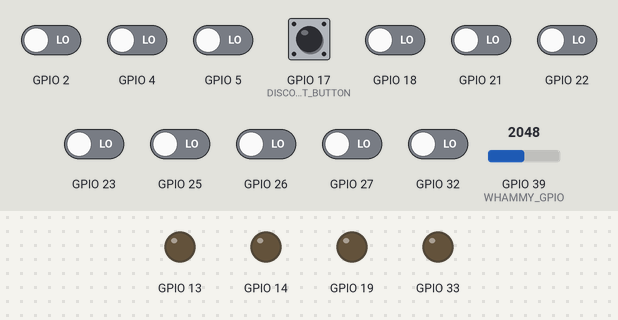
The program below on a simulated ESP32. Shown: output pins drawn as LEDs (lit = HIGH). The inputs (shaded band) are chosen by the test bench; at power-on: GPIO 2, GPIO 4, GPIO 5, GPIO 17 (DISCONNECT_BUTTON), GPIO 18, GPIO 21–23, GPIO 25–27, GPIO 32 LOW, GPIO 39 (WHAMMY_GPIO) = 2048 (analog values on the 0–4095 scale). Random numbers use the default seed unless the program sets one; EEPROM starts erased; USB keyboard and mouse output is not drawn.

Above: at 0.1 s.
At 0.9 s:
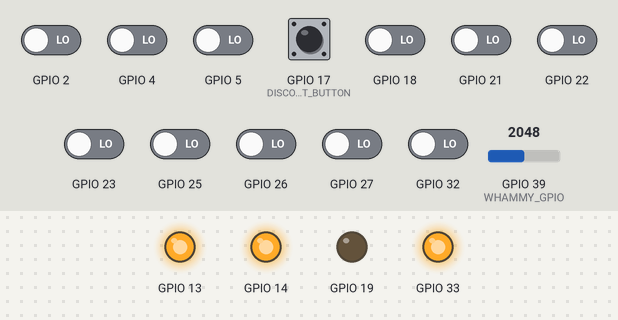
Timing chart, 0 to 2.4 s (numbered marks = the images above):
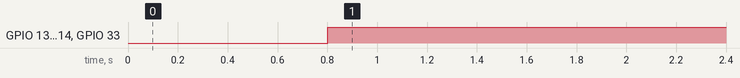

Measured:
- by itself, GPIO 13, GPIO 14, GPIO 33: LOW → HIGH at 0.80 s

The program:

main.cpp
```cpp
#include <Arduino.h>
#include <Preferences.h>
#include <BleGamepad.h>
#include <buttons.h>
#include <ButtonMonitor.hpp>

#define INPUT_TIMEOUT (5 * 60 * 1000)
#define BATTERY_REPORT_INTERVAL (5 * 1000)
#define BATTERY_MIN 2.4
#define BATTERY_MAX 3.2

unsigned long lastBatteryCheck = 0;
unsigned long powerPressedSince = 0;
unsigned long lastInput = 0;
unsigned char playerNumber = 1;

BleGamepad bleGamepad("GHLive Controller");
Preferences preferences;

String getSerial();
void watchPowerButton();
void shutdown();
void disconnect();
void flashLeds(uint16_t duration);
void tickInput();
void tickBattery();
bool tickButtons();

String getSerial()
{

  String serial;

  if (preferences.isKey("serial")) {
    serial = preferences.getString("serial");
  } else {
    static const char alphanum[] =
        "0123456789"
        "ABCDEFGHIJKLMNOPQRSTUVWXYZ"
        "abcdefghijklmnopqrstuvwxyz";

    for (int i = 0; i < 6; ++i) {
      serial += alphanum[random(strlen(alphanum) - 1)];
    }

    preferences.putString("serial", serial);
  }

  return "GHLiveController-" + serial;
}

bool tickButtons()
{
  bool changedState = false;

  for (auto button : BUTTON_MAP) {
    auto pressed = digitalRead(button.gpio);

    if (pressed && !bleGamepad.isPressed(button.gamepad)) {
      bleGamepad.press(button.gamepad);

      changedState = true;
    } else if (!pressed && bleGamepad.isPressed(button.gamepad)) {
      bleGamepad.release(button.gamepad);

      changedState = true;
    }
  }

  return changedState;
}

#ifdef BATTERY_GPIO
void tickBattery()
{
  unsigned long now = millis();

  if (lastBatteryCheck == 0 || lastBatteryCheck + BATTERY_REPORT_INTERVAL < now) {
    lastBatteryCheck = now;

    const float voltage = analogReadMilliVolts(BATTERY_GPIO) * (3.3 / 4095.0) * 2;
    const float percentage = ((voltage - BATTERY_MIN) / (BATTERY_MAX - BATTERY_MIN)) * 100;

    bleGamepad.setBatteryLevel(constrain(percentage, 0, 100));
  }
}
#endif

void tickInput()
{
  if (tickButtons() || lastInput == 0) {
    lastInput = millis();
  } else {
    const auto now = millis();
    if (now - lastInput > INPUT_TIMEOUT) {
      lastInput = 0;
      shutdown();
    }
  }

  bleGamepad.setAxes(analogRead(WHAMMY_GPIO), 0, 0, 0, 0, 0, 0, 0);
}

void flashLeds(uint16_t duration)
{
  const bool state = (millis() / duration) % 2;

  for (auto led : PLAYER_LEDS) {
    digitalWrite(led, state);
  }
}

void setPlayerIndicator(int player)
{
  auto index = 0;

  for (const auto pin : PLAYER_LEDS) {
    digitalWrite(pin, index != player);
    index++;
  }
}

void disconnect()
{
  for (char i = 0; i < 20; i++) {
    delay(100);
    for (auto led : PLAYER_LEDS) {
      digitalWrite(led, i % 2);
    }
  }

  bleGamepad.deleteAllBonds(true);
}

void shutdown()
{
  for (auto led : PLAYER_LEDS) {
    digitalWrite(led, LOW);
  }
  for (auto led : PLAYER_LEDS) {
    delay(300);
    digitalWrite(led, HIGH);
  }

  esp_deep_sleep_start();
}

void setup()
{
  preferences.begin("gamepad");

  for (auto button : BUTTON_MAP) {
    pinMode(button.gpio, INPUT_PULLDOWN);
  }

  for (auto pin : PLAYER_LEDS) {
    pinMode(pin, OUTPUT);
    digitalWrite(pin, LOW);
    delay(200);
  }

  pinMode(WHAMMY_GPIO, ANALOG);

#ifdef BATTERY_GPIO
  pinMode(BATTERY_GPIO, ANALOG);
#endif

  esp_sleep_enable_ext0_wakeup(POWER_BUTTON_GPIO, HIGH);

  analogReadResolution(12);

  auto *config = new BleGamepadConfiguration();

  config->setAutoReport(false);
  config->setButtonCount(20);
  config->setAxesMax(4096);
  config->setAxesMin(0);
  config->setWhichAxes(true, true, false, false, false, false, false, false);
  config->setSoftwareRevision((char *)"1");
  config->setSerialNumber(const_cast<char *>(getSerial().c_str()));

  bleGamepad.begin(config);

  playerNumber = preferences.getUChar("player");

  if (digitalRead(DISCONNECT_BUTTON)) {
    disconnect();
  }
}

void nextPlayer()
{
  playerNumber = (playerNumber + 1) / (sizeof(PLAYER_LEDS) / sizeof(gpio_num_t));

  preferences.putUChar("player", playerNumber);
}

ButtonMonitor monitoredButtons[] = {
    ButtonMonitor(POWER_BUTTON_GPIO, 2000, false, shutdown),
    ButtonMonitor(DISCONNECT_BUTTON, 1000, true, nextPlayer),
};

void loop()
{
  unsigned long ms = millis();

  for (auto button : monitoredButtons) {
    button.tick(ms);
  }

#ifdef BATTERY_GPIO
  tickBattery();
#endif

  tickInput();

  if (bleGamepad.isConnected()) {
    setPlayerIndicator(playerNumber);
  } else {
    flashLeds(400);
  }

  bleGamepad.sendReport();
}
```

ButtonMonitor.hpp
```cpp
#pragma once

#include <Arduino.h>

class ButtonMonitor
{
public:
  ButtonMonitor(
    int pin,
    unsigned long pressDuration = 2000,
    bool repeat = false,
    void (*onPress)() = nullptr,
    void (*onRelease)() = nullptr,
    uint8_t mode = INPUT_PULLDOWN
  );
  void tick(unsigned long ms);

private:
  int pin;
  unsigned long pressDuration;
  bool repeat;
  void (*onPress)();
  void (*onRelease)();
  unsigned long powerPressedSince;
  bool pressed = false;
};
```

buttons.h
```cpp
#include <Arduino.h>
#include <BleGamepad.h>

typedef struct
{
  uint8_t gamepad;
  gpio_num_t gpio;
} ButtonDef;

#define DISCONNECT_BUTTON GPIO_NUM_17
#define POWER_BUTTON_GPIO GPIO_NUM_25
// #define BATTERY_GPIO GPIO_NUM_16
#define WHAMMY_GPIO GPIO_NUM_39

const gpio_num_t PLAYER_LEDS[] = {
    GPIO_NUM_19,
    GPIO_NUM_14,
    GPIO_NUM_33,
    GPIO_NUM_13,
};

const ButtonDef BUTTON_MAP[] = {
    {BUTTON_1, GPIO_NUM_2},  // W1
    {BUTTON_2, GPIO_NUM_27}, // W2
    {BUTTON_3, GPIO_NUM_4},  // W3
    {BUTTON_4, GPIO_NUM_32}, // B1
    {BUTTON_5, GPIO_NUM_21}, // B2
    {BUTTON_6, GPIO_NUM_22}, // B3

    {BUTTON_8, DISCONNECT_BUTTON}, // GH button
    {BUTTON_9, GPIO_NUM_18},       // Start
    {BUTTON_10, GPIO_NUM_26},      // Select
    {BUTTON_11, POWER_BUTTON_GPIO},
    {BUTTON_12, GPIO_NUM_5},  // Strum up
    {BUTTON_13, GPIO_NUM_23}, // Strum down

    // {BUTTON_14, GPIO_NUM_}, // Up
    // {BUTTON_15, GPIO_NUM_}, // Down
    // {BUTTON_16, GPIO_NUM_}, // Left
    // {BUTTON_7, GPIO_NUM_}, // Right
};
```

ButtonMonitor.cpp
```cpp
#include <ButtonMonitor.hpp>

ButtonMonitor::ButtonMonitor(int pin, unsigned long pressDuration, bool repeat, void (*onPress)(), void (*onRelease)(), uint8_t mode)
    : pin(pin), pressDuration(pressDuration), repeat(repeat), onPress(onPress), onRelease(onRelease), powerPressedSince(0)
{
  pinMode(pin, mode);
}

void ButtonMonitor::tick(unsigned long ms)
{
  if (digitalRead(pin)) {
    if (powerPressedSince == 0) {
      powerPressedSince = ms;
    } else if (ms - powerPressedSince > pressDuration) {
      if (onPress && !pressed) {
        onPress();
      }

      if (repeat) {
        powerPressedSince = 0;
      } else {
        pressed = true;
      }
    }
  } else {
    if (powerPressedSince != 0 && onRelease) {
      onRelease();
    }
    powerPressedSince = 0;
  }
}
```
